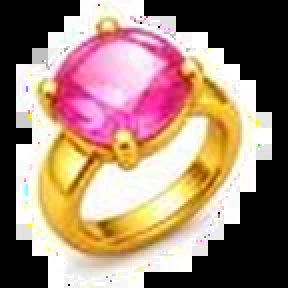
#> input picture merge/assets/accessory-4.webp, 144 x 144 px (shown 2 times larger)
$ python -i slice_sheets.py   (imports and definitions only)
#> lines starting #> are read from the running program, lines starting #| are printed output that depends on the picture
"""캔바로 만든 아이콘 시트를 아이콘 한 장씩 잘라 assets/ 에 저장함.

사용법: python3 tools/slice_sheets.py <시트폴더>
시트 파일 이름(확장자 png/jpg 무관): q01 ~ q30 (2×2 시트), bg (배경)
각 시트에 들어갈 아이콘은 아래 SHEETS 표에 있음
흰 배경을 투명하게 바꾸고, 격자 칸마다 물체를 찾아 정사각형 PNG로 저장함.
"""
import sys, os, glob, json
import numpy as np
from PIL import Image
from scipy import ndimage

HERE = os.path.dirname(os.path.abspath(__file__))
OUT = os.environ.get('ART_OUT') or os.path.join(HERE, '..', 'assets')
SIZE = 144

def seq(chain, n, start=1):
    return [f'{chain}-{i}' for i in range(start, start + n)]

def q(*names):
    return (2, 2, list(names))

# 캔바 시트 한 장 = 아이콘 4개 (2×2). 미리보기(200px)로도 아이콘당 약 90px 확보
SHEETS = {
    'q01': q(*seq('fruit', 4)),            'q02': q(*seq('fruit', 4, 5)),
    'q03': q(*seq('drink', 4)),            'q04': q('drink-5', 'drink-6', 'gem-1', 'gem-2'),
    'q05': q(*seq('bread', 4)),            'q06': q(*seq('bread', 4, 5)),
    'q07': q('bread-9', 'gem-3', 'gem-4', 'avatar'),
    'q08': q(*seq('dessert', 4)),          'q09': q(*seq('dessert', 4, 5)),
    'q10': q(*seq('flower', 4)),           'q11': q(*seq('flower', 4, 5)),
    'q12': q('flower-9', 'cat-1', 'cat-2', 'cat-3'),
    'q13': q(*seq('mixer', 4)),            'q14': q('mixer-5', 'mixer-6', 'oven-1', 'oven-2'),
    'q15': q(*seq('oven', 4, 3)),          'q16': q(*seq('cart', 4)),
    'q17': q('cart-5', 'cart-6', 'energy-1', 'energy-2'),
    'q18': q('energy-3', 'energy-4', 'energy-5', 'coin-1'),
    'q19': q(*seq('coin', 4, 2)),
    'q20': q(*seq('face', 4)),             'q21': q(*seq('face', 4, 5)),   'q22': q(*seq('face', 4, 9)),
    'q23': q(*seq('butterfly', 4)),        'q24': q(*seq('butterfly', 4, 5)),
    'q25': q(*seq('accessory', 4)),        'q26': q(*seq('accessory', 4, 5)),
    'q27': q(*seq('craft', 4)),            'q28': q('craft-5', 'craft-6', 'btn-store', 'btn-house'),
    'q29': q('decor-balloon', 'decor-plant', 'decor-lamp', 'decor-clock'),
    'q30': q('decor-art', 'decor-music', 'decor-sofa', 'decor-tree'),
    'q31': q('face-13', 'face-14', 'icon-quest', 'icon-calendar'),
    'q32': q('bg-window', 'bg-shelf', 'icon-gift', 'icon-vip'),
}

def cut_background(rgb):
    """테두리와 이어진 흰색 영역만 투명 처리 (물체 안의 흰색은 유지)."""
    a = rgb.astype(int)
    white = (a.min(axis=2) > 232) & ((a.max(axis=2) - a.min(axis=2)) < 22)
    lab, _ = ndimage.label(white)
    border = set(np.unique(np.concatenate([lab[0], lab[-1], lab[:, 0], lab[:, -1]]))) - {0}
    bg = np.isin(lab, list(border))
    bg = ndimage.binary_opening(bg, iterations=1)
    alpha = np.where(bg, 0, 255).astype(np.uint8)
    # 가장자리 부드럽게
    soft = ndimage.gaussian_filter(alpha.astype(float), 0.8)
    return np.clip(soft, 0, 255).astype(np.uint8)

# [82 lines left out: functions slice_sheet, main, not called in this run]

# [2 lines not run here, left out]

>>> import cv2
>>> picture = cv2.imread('../assets/accessory-4.webp', cv2.IMREAD_GRAYSCALE)
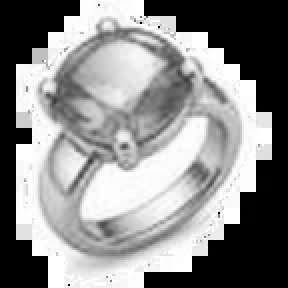
#> picture: shape (144, 144) (shown 2 times larger); min 0, max 255, mean 138.7
>>> result = cut_background(picture)
#> (the run stopped early here; a loop or call above may not have finished)

$ run again, on merge/tools/sheets/bread.jpg
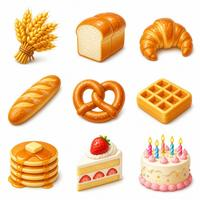
#> input picture merge/tools/sheets/bread.jpg, 200 x 200 px
#> `picture = cv2.imread('../assets/accessory-4.webp', cv2.IMREAD_GRAYSCALE)`:
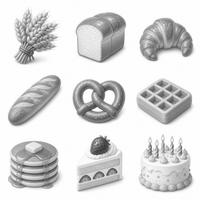
#> picture: shape (200, 200); min 49, max 255, mean 218.6

$ run again, on merge/tools/sheets/cart.jpg
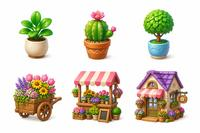
#> input picture merge/tools/sheets/cart.jpg, 200 x 133 px
#> `picture = cv2.imread('../assets/accessory-4.webp', cv2.IMREAD_GRAYSCALE)`:
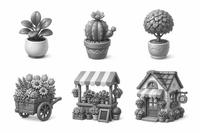
#> picture: shape (133, 200); min 18, max 255, mean 211.7
